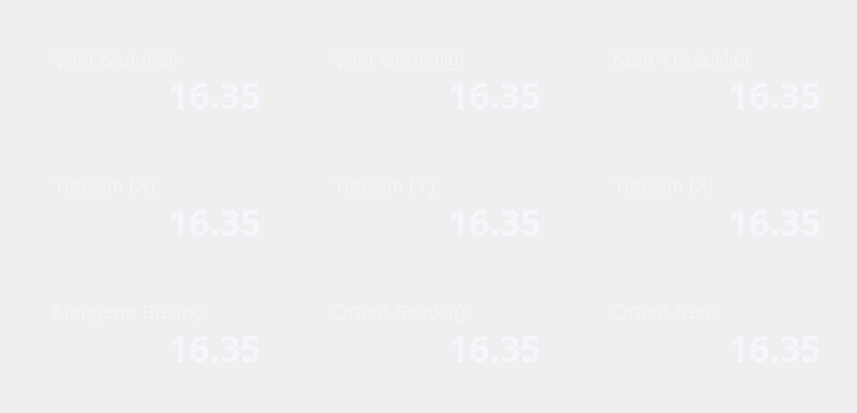
  <widget class="QFrame" name="Container_4">
   <property name="geometry">
    <rect>
     <x>1033</x>
     <y>423</y>
     <width>857</width>
     <height>413</height>
    </rect>
   </property>
   <property name="styleSheet">
    <string notr="true">QFrame {
    background: qlineargradient(
        x1:0, y1:0, x2:0, y2:1,
        stop:0 rgba(6, 11, 38, 240),
        stop:1 rgba(26, 31, 55, 0)
    );
    border-radius: 20px;
}
</string>
   </property>
   <property name="frameShape">
    <enum>QFrame::StyledPanel</enum>
   </property>
   <property name="frameShadow">
    <enum>QFrame::Raised</enum>
   </property>
   <widget class="QFrame" name="FrameSeritSapmasi">
    <property name="geometry">
     <rect>
      <x>20</x>
      <y>27</y>
      <width>260</width>
      <height>105</height>
     </rect>
    </property>
    <property name="styleSheet">
     <string notr="true">QFrame {
    background: qlineargradient(
        x1:0, y1:0, x2:0, y2:1,
        stop:0 rgba(6, 11, 38, 240),
        stop:1 rgba(26, 31, 55, 0)
    );
    border-radius: 20px;
}
</string>
    </property>
    <property name="frameShape">
     <enum>QFrame::StyledPanel</enum>
    </property>
    <property name="frameShadow">
     <enum>QFrame::Raised</enum>
    </property>
    <widget class="QLabel" name="labelSeritSapmasi">
     <property name="geometry">
      <rect>
       <x>33</x>
       <y>20</y>
       <width>201</width>
       <height>31</height>
      </rect>
     </property>
     <property name="styleSheet">
      <string notr="true">QLabel{
	background-color: transparent;
	color: rgba(244, 246, 252, 151);
	font-family: 'Plus-Jakarta-Sans';
	font-weight: medium;
	font-size: 20px;
}</string>
     </property>
     <property name="text">
      <string>Şerit Sapması</string>
     </property>
     <property name="alignment">
      <set>Qt::AlignLeading|Qt::AlignLeft|Qt::AlignTop</set>
     </property>
    </widget>
    <widget class="QLabel" name="labelSeritSapmasiValue">
     <property name="geometry">
      <rect>
       <x>30</x>
       <y>43</y>
       <width>211</width>
       <height>50</height>
      </rect>
     </property>
     <property name="font">
      <font>
       <family>Plus-Jakarta-Sans</family>
       <pointsize>-1</pointsize>
       <weight>75</weight>
       <bold>true</bold>
      </font>
     </property>
     <property name="styleSheet">
      <string notr="true">QLabel{
	background-color: transparent;
	color: #F4F6FC;
	font-family: 'Plus-Jakarta-Sans';
	font-weight: bold;
	font-size: 36px;
}</string>
     </property>
     <property name="text">
      <string>16.35</string>
     </property>
     <property name="alignment">
      <set>Qt::AlignRight|Qt::AlignTrailing|Qt::AlignVCenter</set>
     </property>
    </widget>
   </widget>
   <widget class="QFrame" name="FrameSeritGerginligi">
    <property name="geometry">
     <rect>
      <x>300</x>
      <y>27</y>
      <width>260</width>
      <height>105</height>
     </rect>
    </property>
    <property name="styleSheet">
     <string notr="true">QFrame {
    background: qlineargradient(
        x1:0, y1:0, x2:0, y2:1,
        stop:0 rgba(6, 11, 38, 240),
        stop:1 rgba(26, 31, 55, 0)
    );
    border-radius: 20px;
}
</string>
    </property>
    <property name="frameShape">
     <enum>QFrame::StyledPanel</enum>
    </property>
    <property name="frameShadow">
     <enum>QFrame::Raised</enum>
    </property>
    <widget class="QLabel" name="labelSeritGerginligi">
     <property name="geometry">
      <rect>
       <x>33</x>
       <y>20</y>
       <width>201</width>
       <height>31</height>
      </rect>
     </property>
     <property name="styleSheet">
      <string notr="true">QLabel{
	background-color: transparent;
	color: rgba(244, 246, 252, 151);
	font-family: 'Plus-Jakarta-Sans';
	font-weight: medium;
	font-size: 20px;
}</string>
     </property>
     <property name="text">
      <string>Şerit Gerginliği</string>
     </property>
     <property name="alignment">
      <set>Qt::AlignLeading|Qt::AlignLeft|Qt::AlignTop</set>
     </property>
    </widget>
    <widget class="QLabel" name="labelSeritGerginligiValue">
     <property name="geometry">
      <rect>
       <x>30</x>
       <y>43</y>
       <width>211</width>
       <height>50</height>
      </rect>
     </property>
     <property name="font">
      <font>
       <family>Plus-Jakarta-Sans</family>
       <pointsize>-1</pointsize>
       <weight>75</weight>
       <bold>true</bold>
      </font>
     </property>
     <property name="styleSheet">
      <string notr="true">QLabel{
	background-color: transparent;
	color: #F4F6FC;
	font-family: 'Plus-Jakarta-Sans';
	font-weight: bold;
	font-size: 36px;
}</string>
     </property>
     <property name="text">
      <string>16.35</string>
     </property>
     <property name="alignment">
      <set>Qt::AlignRight|Qt::AlignTrailing|Qt::AlignVCenter</set>
     </property>
    </widget>
   </widget>
   <widget class="QFrame" name="FrameKafaYuksekligi">
    <property name="geometry">
     <rect>
      <x>580</x>
      <y>27</y>
      <width>260</width>
      <height>105</height>
     </rect>
    </property>
    <property name="styleSheet">
     <string notr="true">QFrame {
    background: qlineargradient(
        x1:0, y1:0, x2:0, y2:1,
        stop:0 rgba(6, 11, 38, 240),
        stop:1 rgba(26, 31, 55, 0)
    );
    border-radius: 20px;
}
</string>
    </property>
    <property name="frameShape">
     <enum>QFrame::StyledPanel</enum>
    </property>
    <property name="frameShadow">
     <enum>QFrame::Raised</enum>
    </property>
    <widget class="QLabel" name="labelKafaYuksekligi">
     <property name="geometry">
      <rect>
       <x>33</x>
       <y>20</y>
       <width>201</width>
       <height>31</height>
      </rect>
     </property>
     <property name="styleSheet">
      <string notr="true">QLabel{
	background-color: transparent;
	color: rgba(244, 246, 252, 151);
	font-family: 'Plus-Jakarta-Sans';
	font-weight: medium;
	font-size: 20px;
}</string>
     </property>
     <property name="text">
      <string>Kafa Yüksekliği</string>
     </property>
     <property name="alignment">
      <set>Qt::AlignLeading|Qt::AlignLeft|Qt::AlignTop</set>
     </property>
    </widget>
    <widget class="QLabel" name="labelKafaYuksekligiValue">
     <property name="geometry">
      <rect>
       <x>30</x>
       <y>43</y>
       <width>211</width>
       <height>50</height>
      </rect>
     </property>
     <property name="font">
      <font>
       <family>Plus-Jakarta-Sans</family>
       <pointsize>-1</pointsize>
       <weight>75</weight>
       <bold>true</bold>
      </font>
     </property>
     <property name="styleSheet">
      <string notr="true">QLabel{
	background-color: transparent;
	color: #F4F6FC;
	font-family: 'Plus-Jakarta-Sans';
	font-weight: bold;
	font-size: 36px;
}</string>
     </property>
     <property name="text">
      <string>16.35</string>
     </property>
     <property name="alignment">
      <set>Qt::AlignRight|Qt::AlignTrailing|Qt::AlignVCenter</set>
     </property>
    </widget>
   </widget>
   <widget class="QFrame" name="FrameTitresimX">
    <property name="geometry">
     <rect>
      <x>20</x>
      <y>154</y>
      <width>260</width>
      <height>105</height>
     </rect>
    </property>
    <property name="styleSheet">
     <string notr="true">QFrame {
    background: qlineargradient(
        x1:0, y1:0, x2:0, y2:1,
        stop:0 rgba(6, 11, 38, 240),
        stop:1 rgba(26, 31, 55, 0)
    );
    border-radius: 20px;
}
</string>
    </property>
    <property name="frameShape">
     <enum>QFrame::StyledPanel</enum>
    </property>
    <property name="frameShadow">
     <enum>QFrame::Raised</enum>
    </property>
    <widget class="QLabel" name="labelTitresimX">
     <property name="geometry">
      <rect>
       <x>33</x>
       <y>20</y>
       <width>201</width>
       <height>31</height>
      </rect>
     </property>
     <property name="styleSheet">
      <string notr="true">QLabel{
	background-color: transparent;
	color: rgba(244, 246, 252, 151);
	font-family: 'Plus-Jakarta-Sans';
	font-weight: medium;
	font-size: 20px;
}</string>
     </property>
     <property name="text">
      <string>Titreşim (X)</string>
     </property>
     <property name="alignment">
      <set>Qt::AlignLeading|Qt::AlignLeft|Qt::AlignTop</set>
     </property>
    </widget>
    <widget class="QLabel" name="labelTitresimXValue">
     <property name="geometry">
      <rect>
       <x>30</x>
       <y>43</y>
       <width>211</width>
       <height>50</height>
      </rect>
     </property>
     <property name="font">
      <font>
       <family>Plus-Jakarta-Sans</family>
       <pointsize>-1</pointsize>
       <weight>75</weight>
       <bold>true</bold>
      </font>
     </property>
     <property name="styleSheet">
      <string notr="true">QLabel{
	background-color: transparent;
	color: #F4F6FC;
	font-family: 'Plus-Jakarta-Sans';
	font-weight: bold;
	font-size: 36px;
}</string>
     </property>
     <property name="text">
      <string>16.35</string>
     </property>
     <property name="alignment">
      <set>Qt::AlignRight|Qt::AlignTrailing|Qt::AlignVCenter</set>
     </property>
    </widget>
   </widget>
   <widget class="QFrame" name="FrameTitresimY">
    <property name="geometry">
     <rect>
      <x>300</x>
      <y>154</y>
      <width>260</width>
      <height>105</height>
     </rect>
    </property>
    <property name="styleSheet">
     <string notr="true">QFrame {
    background: qlineargradient(
        x1:0, y1:0, x2:0, y2:1,
        stop:0 rgba(6, 11, 38, 240),
        stop:1 rgba(26, 31, 55, 0)
    );
    border-radius: 20px;
}
</string>
    </property>
    <property name="frameShape">
     <enum>QFrame::StyledPanel</enum>
    </property>
    <property name="frameShadow">
     <enum>QFrame::Raised</enum>
    </property>
    <widget class="QLabel" name="labelTitresimY">
     <property name="geometry">
      <rect>
       <x>33</x>
       <y>20</y>
       <width>201</width>
       <height>31</height>
      </rect>
     </property>
     <property name="styleSheet">
      <string notr="true">QLabel{
	background-color: transparent;
	color: rgba(244, 246, 252, 151);
	font-family: 'Plus-Jakarta-Sans';
	font-weight: medium;
	font-size: 20px;
}</string>
     </property>
     <property name="text">
      <string>Titreşim (Y)</string>
     </property>
     <property name="alignment">
      <set>Qt::AlignLeading|Qt::AlignLeft|Qt::AlignTop</set>
     </property>
    </widget>
    <widget class="QLabel" name="labelTitresimYValue">
     <property name="geometry">
      <rect>
       <x>30</x>
       <y>43</y>
       <width>211</width>
       <height>50</height>
      </rect>
     </property>
     <property name="font">
      <font>
       <family>Plus-Jakarta-Sans</family>
       <pointsize>-1</pointsize>
       <weight>75</weight>
       <bold>true</bold>
      </font>
     </property>
     <property name="styleSheet">
      <string notr="true">QLabel{
	background-color: transparent;
	color: #F4F6FC;
	font-family: 'Plus-Jakarta-Sans';
	font-weight: bold;
	font-size: 36px;
}</string>
     </property>
     <property name="text">
      <string>16.35</string>
     </property>
     <property name="alignment">
      <set>Qt::AlignRight|Qt::AlignTrailing|Qt::AlignVCenter</set>
     </property>
    </widget>
   </widget>
   <widget class="QFrame" name="FrameTitresimZ">
    <property name="geometry">
     <rect>
      <x>580</x>
      <y>154</y>
      <width>260</width>
      <height>105</height>
     </rect>
    </property>
    <property name="styleSheet">
     <string notr="true">QFrame {
    background: qlineargradient(
        x1:0, y1:0, x2:0, y2:1,
        stop:0 rgba(6, 11, 38, 240),
        stop:1 rgba(26, 31, 55, 0)
    );
    border-radius: 20px;
}
</string>
    </property>
    <property name="frameShape">
     <enum>QFrame::StyledPanel</enum>
    </property>
    <property name="frameShadow">
     <enum>QFrame::Raised</enum>
    </property>
    <widget class="QLabel" name="labelTitresimZ">
     <property name="geometry">
      <rect>
       <x>33</x>
       <y>20</y>
       <width>201</width>
       <height>31</height>
      </rect>
     </property>
     <property name="styleSheet">
      <string notr="true">QLabel{
	background-color: transparent;
	color: rgba(244, 246, 252, 151);
	font-family: 'Plus-Jakarta-Sans';
	font-weight: medium;
	font-size: 20px;
}</string>
     </property>
     <property name="text">
      <string>Titreşim (Z)</string>
     </property>
     <property name="alignment">
      <set>Qt::AlignLeading|Qt::AlignLeft|Qt::AlignTop</set>
     </property>
    </widget>
    <widget class="QLabel" name="labelTitresimZValue">
     <property name="geometry">
      <rect>
       <x>30</x>
       <y>43</y>
       <width>211</width>
       <height>50</height>
      </rect>
     </property>
     <property name="font">
      <font>
       <family>Plus-Jakarta-Sans</family>
       <pointsize>-1</pointsize>
       <weight>75</weight>
       <bold>true</bold>
      </font>
     </property>
     <property name="styleSheet">
      <string notr="true">QLabel{
	background-color: transparent;
	color: #F4F6FC;
	font-family: 'Plus-Jakarta-Sans';
	font-weight: bold;
	font-size: 36px;
}</string>
     </property>
     <property name="text">
      <string>16.35</string>
     </property>
     <property name="alignment">
      <set>Qt::AlignRight|Qt::AlignTrailing|Qt::AlignVCenter</set>
     </property>
    </widget>
   </widget>
   <widget class="QFrame" name="FrameMengeneBasinc">
    <property name="geometry">
     <rect>
      <x>20</x>
      <y>280</y>
      <width>260</width>
      <height>105</height>
     </rect>
    </property>
    <property name="styleSheet">
     <string notr="true">QFrame {
    background: qlineargradient(
        x1:0, y1:0, x2:0, y2:1,
        stop:0 rgba(6, 11, 38, 240),
        stop:1 rgba(26, 31, 55, 0)
    );
    border-radius: 20px;
}
</string>
    </property>
    <property name="frameShape">
     <enum>QFrame::StyledPanel</enum>
    </property>
    <property name="frameShadow">
     <enum>QFrame::Raised</enum>
    </property>
    <widget class="QLabel" name="labelMengeneBasinc">
     <property name="geometry">
      <rect>
       <x>33</x>
       <y>20</y>
       <width>201</width>
       <height>31</height>
      </rect>
     </property>
     <property name="styleSheet">
      <string notr="true">QLabel{
	background-color: transparent;
	color: rgba(244, 246, 252, 151);
	font-family: 'Plus-Jakarta-Sans';
	font-weight: medium;
	font-size: 20px;
}</string>
     </property>
     <property name="text">
      <string>Mengene Basınç</string>
     </property>
     <property name="alignment">
      <set>Qt::AlignLeading|Qt::AlignLeft|Qt::AlignTop</set>
     </property>
    </widget>
    <widget class="QLabel" name="labelMengeneBasincValue">
     <property name="geometry">
      <rect>
       <x>30</x>
       <y>43</y>
       <width>211</width>
       <height>50</height>
      </rect>
     </property>
     <property name="font">
      <font>
       <family>Plus-Jakarta-Sans</family>
       <pointsize>-1</pointsize>
       <weight>75</weight>
       <bold>true</bold>
      </font>
     </property>
     <property name="styleSheet">
      <string notr="true">QLabel{
	background-color: transparent;
	color: #F4F6FC;
	font-family: 'Plus-Jakarta-Sans';
	font-weight: bold;
	font-size: 36px;
}</string>
     </property>
     <property name="text">
      <string>16.35</string>
     </property>
     <property name="alignment">
      <set>Qt::AlignRight|Qt::AlignTrailing|Qt::AlignVCenter</set>
     </property>
    </widget>
   </widget>
   <widget class="QFrame" name="FrameOrtamSicakligi">
    <property name="geometry">
     <rect>
      <x>300</x>
      <y>280</y>
      <width>260</width>
      <height>105</height>
     </rect>
    </property>
    <property name="styleSheet">
     <string notr="true">QFrame {
    background: qlineargradient(
        x1:0, y1:0, x2:0, y2:1,
        stop:0 rgba(6, 11, 38, 240),
        stop:1 rgba(26, 31, 55, 0)
    );
    border-radius: 20px;
}
</string>
    </property>
    <property name="frameShape">
     <enum>QFrame::StyledPanel</enum>
    </property>
    <property name="frameShadow">
     <enum>QFrame::Raised</enum>
    </property>
    <widget class="QLabel" name="labelOrtamSicakligi">
     <property name="geometry">
      <rect>
       <x>33</x>
       <y>20</y>
       <width>201</width>
       <height>31</height>
      </rect>
     </property>
     <property name="styleSheet">
      <string notr="true">QLabel{
	background-color: transparent;
	color: rgba(244, 246, 252, 151);
	font-family: 'Plus-Jakarta-Sans';
	font-weight: medium;
	font-size: 20px;
}</string>
     </property>
     <property name="text">
      <string>Ortam Sıcaklığı</string>
     </property>
     <property name="alignment">
      <set>Qt::AlignLeading|Qt::AlignLeft|Qt::AlignTop</set>
     </property>
    </widget>
    <widget class="QLabel" name="labelOrtamSicakligiValue">
     <property name="geometry">
      <rect>
       <x>30</x>
       <y>43</y>
       <width>211</width>
       <height>50</height>
      </rect>
     </property>
     <property name="font">
      <font>
       <family>Plus-Jakarta-Sans</family>
       <pointsize>-1</pointsize>
       <weight>75</weight>
       <bold>true</bold>
      </font>
     </property>
     <property name="styleSheet">
      <string notr="true">QLabel{
	background-color: transparent;
	color: #F4F6FC;
	font-family: 'Plus-Jakarta-Sans';
	font-weight: bold;
	font-size: 36px;
}</string>
     </property>
     <property name="text">
      <string>16.35</string>
     </property>
     <property name="alignment">
      <set>Qt::AlignRight|Qt::AlignTrailing|Qt::AlignVCenter</set>
     </property>
    </widget>
   </widget>
   <widget class="QFrame" name="FrameOrtamNem">
    <property name="geometry">
     <rect>
      <x>580</x>
      <y>280</y>
      <width>260</width>
      <height>105</height>
     </rect>
    </property>
    <property name="styleSheet">
     <string notr="true">QFrame {
    background: qlineargradient(
        x1:0, y1:0, x2:0, y2:1,
        stop:0 rgba(6, 11, 38, 240),
        stop:1 rgba(26, 31, 55, 0)
    );
    border-radius: 20px;
}
</string>
    </property>
    <property name="frameShape">
     <enum>QFrame::StyledPanel</enum>
    </property>
    <property name="frameShadow">
     <enum>QFrame::Raised</enum>
    </property>
    <widget class="QLabel" name="labelOrtamNem">
     <property name="geometry">
      <rect>
       <x>33</x>
       <y>20</y>
       <width>201</width>
       <height>31</height>
      </rect>
     </property>
     <property name="styleSheet">
      <string notr="true">QLabel{
	background-color: transparent;
	color: rgba(244, 246, 252, 151);
	font-family: 'Plus-Jakarta-Sans';
	font-weight: medium;
	font-size: 20px;
}</string>
     </property>
     <property name="text">
      <string>Ortam Nem</string>
     </property>
     <property name="alignment">
      <set>Qt::AlignLeading|Qt::AlignLeft|Qt::AlignTop</set>
     </property>
    </widget>
    <widget class="QLabel" name="labelOrtamNemValue">
     <property name="geometry">
      <rect>
       <x>30</x>
       <y>43</y>
       <width>211</width>
       <height>50</height>
      </rect>
     </property>
     <property name="font">
      <font>
       <family>Plus-Jakarta-Sans</family>
       <pointsize>-1</pointsize>
       <weight>75</weight>
       <bold>true</bold>
      </font>
     </property>
     <property name="styleSheet">
      <string notr="true">QLabel{
	background-color: transparent;
	color: #F4F6FC;
	font-family: 'Plus-Jakarta-Sans';
	font-weight: bold;
	font-size: 36px;
}</string>
     </property>
     <property name="text">
      <string>16.35</string>
     </property>
     <property name="alignment">
      <set>Qt::AlignRight|Qt::AlignTrailing|Qt::AlignVCenter</set>
     </property>
    </widget>
   </widget>
  </widget>
